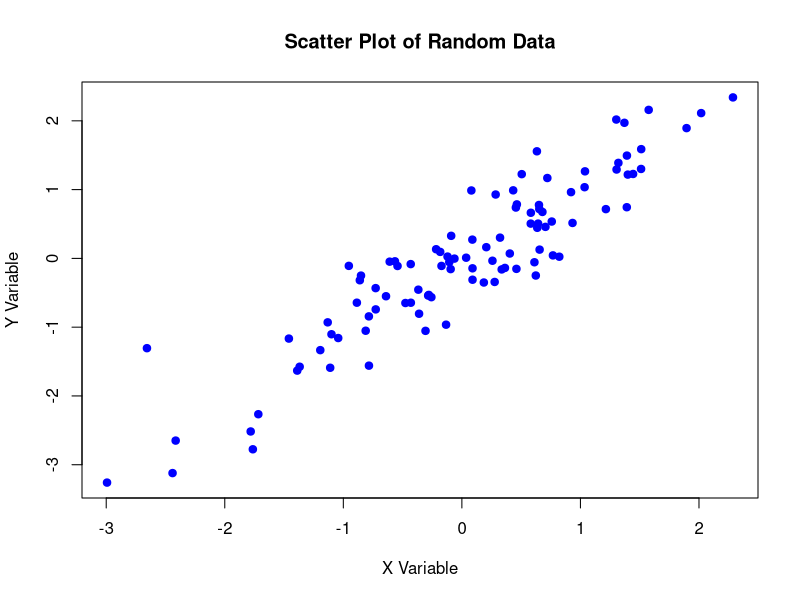

Write R code to recreate this figure.
# Load necessary library (not strictly needed for base plot, but good practice for png)
library(grDevices)

# Generate some random data
set.seed(42) # For reproducible "random" results
x <- rnorm(100)
y <- x + rnorm(100, sd = 0.5)

# Create a unique filename using a random number
plot_filename <- paste0("scatter_plot_", sample(10000:99999, 1), ".png")

# Open a PNG graphics device
png(filename = plot_filename, width = 800, height = 600)

# Create the scatter plot
plot(x, y, main = "Scatter Plot of Random Data", xlab = "X Variable", ylab = "Y Variable", pch = 19, col = "blue")

# Close the graphics device to save the file
dev.off()

# Print the name of the saved file
cat("Scatter plot saved as:", plot_filename, "\n")
